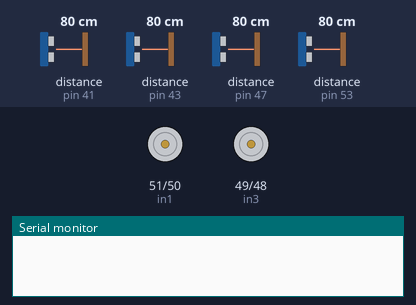
A sketch run on a simulated Arduino Mega 2560, built with avr-gcc and run on an emulated ATmega2560. Parts: motor-driver pin pairs drawn as motors (green arrow = first pin HIGH = forward, orange = second pin HIGH = backward, longer = more drive, scaled by the enable pin), the last lines printed to the serial monitor. The test bench sets the inputs (shaded band); at power-on: distance to the obstacle (sensors on pin 41, pin 43, pin 47, pin 53) 80 cm. The echo pulse lasts 58.3 µs per cm; random numbers use the default seed unless the sketch sets one.

Above: at 0.1 s.
At 1.9 s:
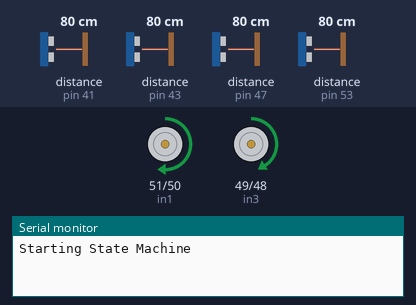
2.0 s: distance to the obstacle (sensor on pin 41) set to 14 cm
3.5 s: distance to the obstacle (sensor on pin 41) set to 10 cm
At 4.3 s:
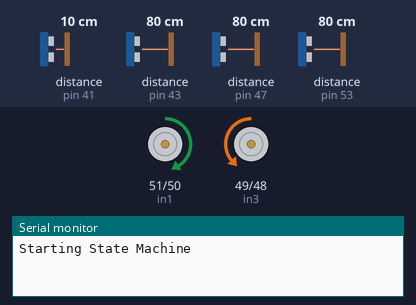
Timing chart, 0 to 6.5 s (numbered marks = the images above; inputs shaded):
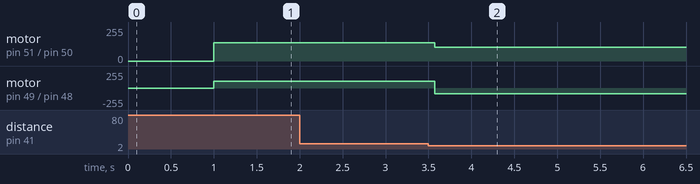

Measured:
- the behaviour switches between 13 and 12 cm on distance to the obstacle (sensor on pin 41) (found by bisection; images 1 and 2)
- after the input at 2.0 s, every drawn part: stays the same
- after the input at 3.5 s, motor on pin 51 (in1) / pin 50 (in2): forward 138/255 → forward 105/255 after 0.08 s; motor on pin 49 (in3) / pin 48 (in4): forward 104/255 → backward 85/255 after 0.08 s

The sketch:

main_og.ino
```cpp
#include "mesf_princ.hpp"

/* Code alr4ady working for obstacle avoidance,
 *  11/7/2022
 */
void setup() {
  // put your setup code here, to run once:
  Serial.begin(115200);
  pinMode(enableA, OUTPUT);
  pinMode(enableB, OUTPUT);
  pinMode(in1, OUTPUT);
  pinMode(in2, OUTPUT);
  pinMode(in3, OUTPUT);
  pinMode(in4, OUTPUT);

  //for random number library
  randomSeed(analogRead(0));
}

void loop() {
  delay(1000);
  Serial.print("Starting State Machine");
  mefRAinit();

  while(1){

    mefRAupdate();
  }

}
```

car_movement.hpp
```cpp
int enableA = 4;
int in1 = 51;
int in2 = 50;

int enableB = 5;
int in3 = 49;
int in4 = 48;


void move_forward(){
  analogWrite(enableA, 138);
  analogWrite(enableB, 104);
  digitalWrite(in1, HIGH);
  digitalWrite(in2, LOW);
  digitalWrite(in3, HIGH);
  digitalWrite(in4, LOW);
}

void move_stop(){
  digitalWrite(in1, LOW);
  digitalWrite(in2, LOW);
  digitalWrite(in3, LOW);
  digitalWrite(in4, LOW);
}

void turn_right(){
  //og values
  analogWrite(enableA, 105);
  analogWrite(enableB, 85);
  digitalWrite(in1, HIGH);
  digitalWrite(in2, LOW);
  digitalWrite(in3, LOW);
  digitalWrite(in4, HIGH);
}

void turn_left(){
  analogWrite(enableA, 105);
  analogWrite(enableB, 85);
  digitalWrite(in1, LOW);
  digitalWrite(in2, HIGH);
  digitalWrite(in3, HIGH);
  digitalWrite(in4, LOW);
}
```

mesf_princ.hpp
```cpp
#include "car_movement.hpp"
#include "ultrasonics_measures.hpp"

// States
typedef enum{
  init_,
  stop_,
  turn_r,
  turn_l,

}raMEF_t;

raMEF_t ra_State;

int counter = 0;


void mefRAinit(void)
{
  ra_State=0;

}


void mefRAupdate()
{
  switch(ra_State){

  case init_:
    move_forward();
    us_center = get_cms(usensorC,2);
    us_middleL = get_cms(usensormL,2);
    us_middleR = get_cms(usensormR,2);


    if ( (us_center <=15) && (us_center > 0) ){
      ra_State =stop_;
      break;

    }else if ( (us_middleL <=12) && (us_middleL > 0) ){
      ra_State =turn_r;
      break;
    }else if ( (us_middleR <=12) && (us_middleR > 0) ){
      ra_State =turn_l;
      break;
    }
    delay(50);

    break;

  case stop_:
    move_stop();
    int randNumber;


    us_right = get_cms(usensorR,3);
    us_left = get_cms(usensorL,3);
    delay(30);
    if ( (us_right <=15) && (us_right > 0) ){
      ra_State = turn_l;
      break;

    }else if ((us_left <=15) && (us_left > 0)){
      ra_State = turn_r;
      break;
    }
    else{
      //Generating random number, so we change routes, and clean different areas
      randNumber = random(2);
      if (randNumber == 1){
        ra_State = turn_r;
      }
      else {
        ra_State = turn_l;
      }

      break;
    }
    break;

    delay(50);
    break;

  case turn_l:
      turn_left();

      us_right = get_cms(usensorR,2);
      us_center = get_cms(usensorC,2);
      us_middleR = get_cms(usensormR,2);

      //10
      if ( (us_right <=12) && (us_right > 0) && (us_center == 0 || us_center > 11 ) && (us_middleR == 0 || us_middleR > 7 ) ){
        ra_State = init_;
        break;
      }
      delay(50);
    break;

  case turn_r:
    turn_right();

    us_left = get_cms(usensorL,2);
    us_center = get_cms(usensorC,2);
    us_middleL = get_cms(usensormL,2);

    if ( (us_left <=12) && (us_left > 0) && (us_center == 0 || us_center > 11 ) && (us_middleL == 0 || us_middleL > 7 ) ){
      ra_State = init_;
      break;
    }
    delay(50);

    break;


  default:
    ra_State=init_;
    break;

  }
}
```

ultrasonics_measures.hpp
```cpp
#include <NewPing.h>

const int EchoPinC = 53;
const int TriggerPinC = 52;

const int EchoPinL = 47;
const int TriggerPinL = 46;

const int EchoPinR = 45;
const int TriggerPinR = 44;

const int EchoPinMr = 43;
const int TriggerPinMr = 42;

const int EchoPinMl = 41;
const int TriggerPinMl = 40;


NewPing usensorC(TriggerPinC, EchoPinC , 70);
NewPing usensorL(TriggerPinL, EchoPinL , 30);
NewPing usensorR(TriggerPinR, EchoPinR , 30);
NewPing usensormR(TriggerPinMr, EchoPinMr , 30);
NewPing usensormL(TriggerPinMl, EchoPinMl , 30);

int us_left;
int us_middleL;
int us_center;
int us_right;
int us_middleR;


int get_cms(NewPing sonar, int median){
  unsigned long pingTimer;
  int cm;
  pingTimer = sonar.ping_median(median);
  cm = sonar.convert_cm(pingTimer);
  return cm;
}

void us_distances(){
  us_left = get_cms(usensorL,2);
  us_middleL = get_cms(usensormL,2);
  us_center = get_cms(usensorC,2);
  us_middleR = get_cms(usensormR,2);
  us_right = get_cms(usensorR,2);
}
```
